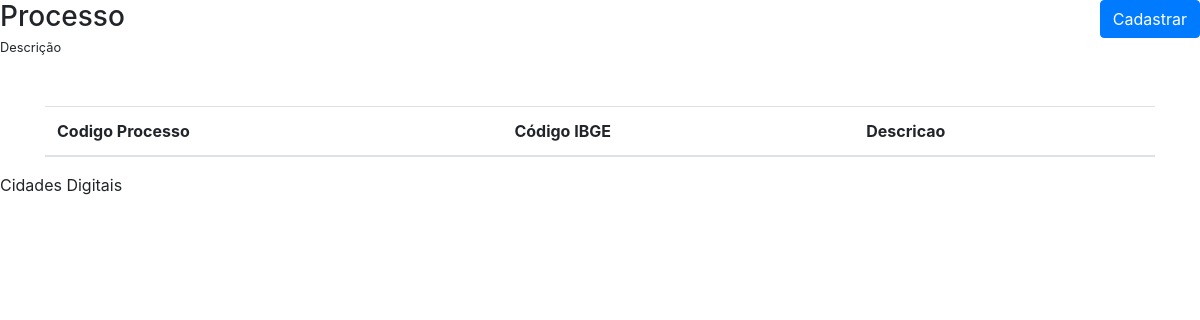
Page /View/Processo.php on the earlier database version.
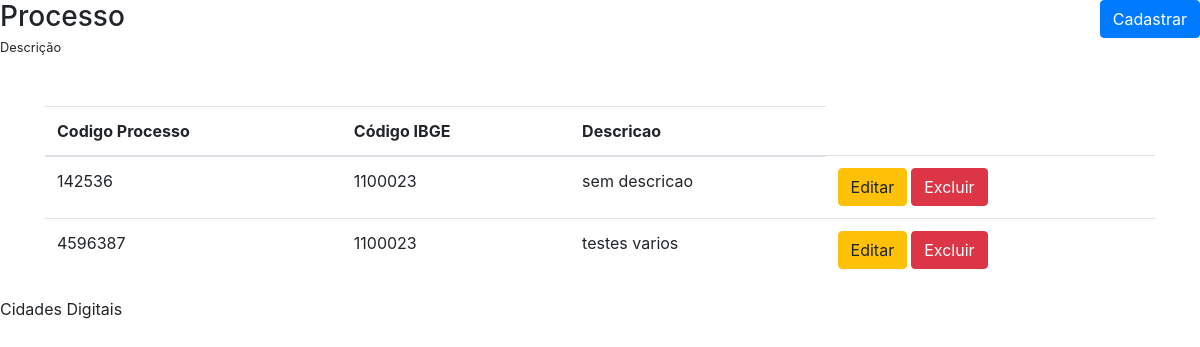
Same page on the later database version.
### tables this page shows
CREATE TABLE IF NOT EXISTS `processo` (
  `cod_processo` char(17) NOT NULL,
  `cod_ibge` int(7) NOT NULL,
  `descricao` varchar(45) DEFAULT NULL,
  PRIMARY KEY (`cod_processo`,`cod_ibge`),
  KEY `fk_processo_cd1_idx` (`cod_ibge`)
);

### Model/DAO/ClassProcessoDAO.php (called while the page is built, shortened)
<?php
class ClassProcessoDAO {
    public function listarProcesso(){
        try {
            $pdo = Conexao::getInstance();
            $sql = "SELECT cod_processo, cod_ibge, descricao FROM processo ORDER BY cod_processo ASC";
            $stmt = $pdo->prepare($sql);
            $stmt->execute();
            return $stmt->fetchAll();
        } catch (PDOException $ex) {
            return $ex->getMessage();
        }
    }
}

### Controller/ControleListarProcesso.php (called while the page is built)
<?php
require_once '../Model/DAO/ClassProcessoDAO.php';
$listar = new ClassProcessoDAO();
$dados = $listar->listarProcesso();
if($dados) {
    $array_dados = $dados;
} else {
    $array_dados = [];
}

### view/processo.php (the view, shortened to what this page needs)
<?php
    include_once("_cabecalho.php");
    require_once("../Controller/ControleListarProcesso.php");
    ?>
    <main id="main">
        <div class="row mb-5">
          <div id="mainHeader" class="col-md-6 d-flex align-items-center">
            <span>
            <h3 class="mb-0">Processo</h3>
            <small>Descrição</small>
            </span>
            </div>
            <div class="col-md-6 text-right">
                <button type="button" class="btn btn-primary" data-toggle="modal" data-target=".cadastrar-processo-modal-lg">
                Cadastrar
                </button>
            </div>
        </div>
        <div class="container">
          <div class="row">
            <div class="col-12">
              <div class="table-responsive">
                <table class="table">
                  <thead>
                    <tr>
                      <th scope="col">Codigo Processo</th>
                      <th scope="col">Código IBGE</th>
                      <th scope="col">Descricao</th>
                    </tr>
                  </thead>
                  <tbody>
                  <?php
                    foreach($array_dados as $key => $value) {
                        ?>
                        <tr>
                          <td><?php echo $value['cod_processo'] ?></td>
                          <td><?php echo $value['cod_ibge'] ?></td>
                          <td><?php echo $value['descricao'] ?></td>
                          <td>
                            <span class="d-flex">
                              <button type="button" class="btn btn-warning mr-1">Editar</button>
                              <button onclick="apagarDados('<?php echo URL ?>Controller/ControleApagarprocesso.php?cod_processo=<?php echo $value['cod_processo'] ?>')" class="btn btn-danger">Excluir</button>
                            </span>
                          </td>
                        </tr>
                        <?php
                    }
                  ?>
                  </tbody>
                </table>
              </div>
            </div>
          </div>
        </div>
    </main>
    <?php
    include_once('_rodape.php');
?>

Differences in the rows shown:
added processo: cod_processo "142536", cod_ibge "1100023", descricao "sem descricao"
added processo: cod_processo "4596387", cod_ibge "1100023", descricao "testes varios"
